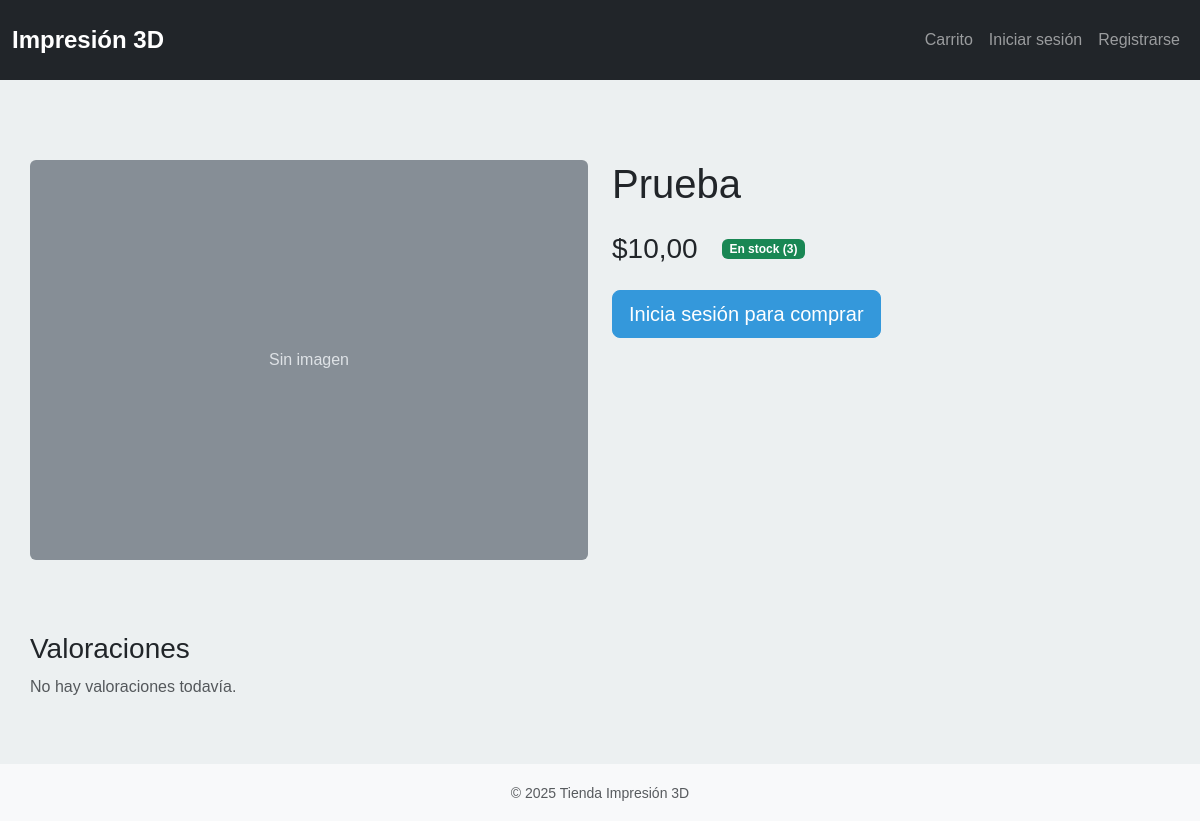
Page /product/5/ on the earlier database version.
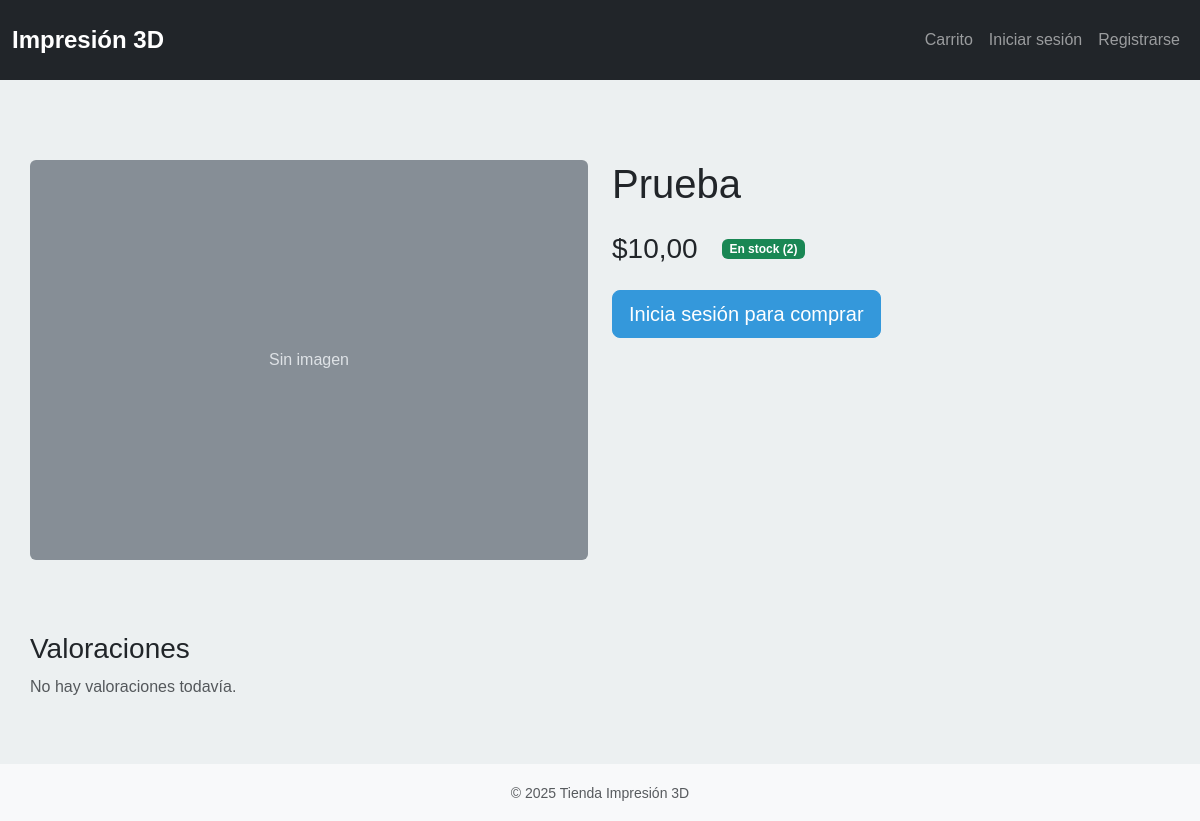
Same page on the later database version.
### myshop/models.py (models this page shows, shortened)
class Product(models.Model):
    CATEGORY_CHOICES = [
        ('figure', 'Figura'),
        ('spare', 'Repuesto'),
        ('custom', 'Personalizado'),
    ]
    name = models.CharField(max_length=200)
    description = models.TextField(blank=True)
    price = models.DecimalField(max_digits=8, decimal_places=2)
    image_url = models.URLField(blank=True)
    stock = models.IntegerField(default=0)
    category = models.CharField(max_length=20, choices=CATEGORY_CHOICES, default='figure')
    created_at = models.DateTimeField(auto_now_add=True)
    average_rating = models.DecimalField(max_digits=3, decimal_places=2, default=0)
    review_count = models.IntegerField(default=0)
    class Meta:
        verbose_name = "Producto"
        verbose_name_plural = "Productos"
        ordering = ['-created_at']
    class Meta:
        ordering = ['-created_at']

### myshop/views.py (the view, shortened to what this page needs)
# urls.py: path('product/<int:product_id>/', views.product_detail, name='product_detail'),
def product_detail(request, product_id):
    product = get_object_or_404(Product, id=product_id)
    reviews = Review.objects.filter(product=product).order_by('-created_at')
    user_review = None
    if request.user.is_authenticated:
        user_review = Review.objects.filter(product=product, user=request.user).first()
    context = {
        'product': product,
        'reviews': reviews,
        'user_review': user_review,
        'year': datetime.now().year,
    }
    return render(request, 'product_detail.html', context)

### templates/product_detail.html (shortened to what this page needs)
{% extends 'base.html' %}
{% block content %}
<div class="container mt-4">
    <div class="row">
        <div class="col-md-6 mb-4">
            {% if product.image_url %}
                <img src="{{ product.image_url }}" alt="{{ product.name }}" class="img-fluid rounded">
            {% else %}
                <svg class="img-fluid rounded" width="100%" height="400" xmlns="http://www.w3.org/2000/svg" role="img" aria-label="Placeholder" preserveAspectRatio="xMidYMid slice" focusable="false">
                    <text x="50%" y="50%" fill="#dee2e6" dy=".3em" text-anchor="middle">Sin imagen</text>
                </svg>
            {% endif %}
        </div>
        <div class="col-md-6">
            <h1 class="mb-3">{{ product.name }}</h1>
            <div class="d-flex align-items-center mb-4">
                <h2 class="h3 mb-0 me-4">${{ product.price }}</h2>
                {% if product.stock > 0 %}
                    <span class="badge bg-success">En stock ({{ product.stock }})</span>
                {% else %}
                    <span class="badge bg-danger">Agotado</span>
                {% endif %}
            </div>
            {% if user.is_authenticated and product.stock > 0 %}
                <button class="btn btn-primary btn-lg add-to-cart" data-product-id="{{ product.id }}">
                    Añadir al carrito
                </button>
            {% elif not user.is_authenticated %}
                <a href="{% url 'myshop:login' %}" class="btn btn-primary btn-lg">Inicia sesión para comprar</a>
            {% endif %}
        </div>
    </div>
    <div class="row mt-5">
        <div class="col-12">
            <h3>Valoraciones</h3>
            {% if reviews %}
                <div class="list-group">
                    {% for review in reviews %}
                        <div class="list-group-item">
                            <div class="d-flex w-100 justify-content-between">
                                <h5 class="mb-1">{{ review.user.username }}</h5>
                                <small class="text-muted">
                                    {% for i in "12345"|make_list %}
                                        {% if forloop.counter <= review.rating %}
                                            ★
                                        {% else %}
                                            ☆
                                        {% endif %}
                                    {% endfor %}
                                </small>
                            </div>
                            <p class="mb-1">{{ review.comment }}</p>
                            <small class="text-muted">{{ review.created_at|date:"d/m/Y H:i" }}</small>
                        </div>
                    {% endfor %}
                </div>
            {% else %}
                <p class="text-muted">No hay valoraciones todavía.</p>
            {% endif %}
        </div>
    </div>
</div>
{% endblock %}

Differences in the rows shown:
changed Product "Prueba": stock "3" → "2"
